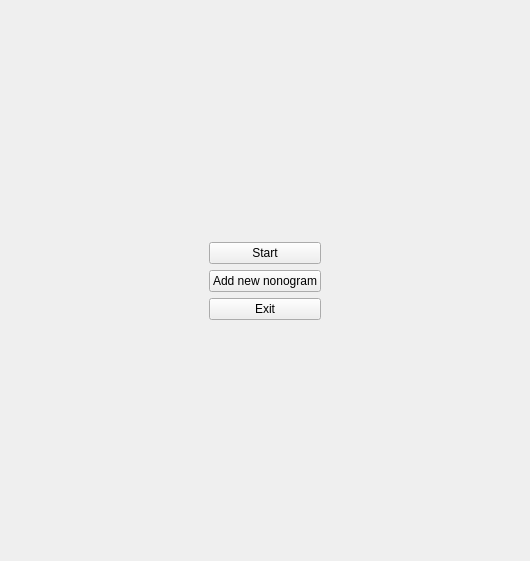
<?xml version="1.0" encoding="UTF-8"?>
<ui version="4.0">
 <class>Widget</class>
 <widget class="QWidget" name="Widget">
  <property name="geometry">
   <rect>
    <x>0</x>
    <y>0</y>
    <width>530</width>
    <height>561</height>
   </rect>
  </property>
  <property name="windowTitle">
   <string>Widget</string>
  </property>
  <layout class="QGridLayout" name="gridLayout">
   <item row="1" column="1">
    <layout class="QVBoxLayout" name="verticalLayout">
     <property name="sizeConstraint">
      <enum>QLayout::SetFixedSize</enum>
     </property>
     <item>
      <widget class="QPushButton" name="start">
       <property name="sizePolicy">
        <sizepolicy hsizetype="Preferred" vsizetype="Fixed">
         <horstretch>0</horstretch>
         <verstretch>0</verstretch>
        </sizepolicy>
       </property>
       <property name="text">
        <string>Start</string>
       </property>
      </widget>
     </item>
     <item>
      <widget class="QPushButton" name="add_new_nonogram">
       <property name="sizePolicy">
        <sizepolicy hsizetype="Preferred" vsizetype="Fixed">
         <horstretch>0</horstretch>
         <verstretch>0</verstretch>
        </sizepolicy>
       </property>
       <property name="text">
        <string>Add new nonogram</string>
       </property>
      </widget>
     </item>
     <item>
      <widget class="QPushButton" name="exit">
       <property name="sizePolicy">
        <sizepolicy hsizetype="Preferred" vsizetype="Fixed">
         <horstretch>0</horstretch>
         <verstretch>0</verstretch>
        </sizepolicy>
       </property>
       <property name="text">
        <string>Exit</string>
       </property>
      </widget>
     </item>
    </layout>
   </item>
   <item row="0" column="1">
    <spacer name="verticalSpacer">
     <property name="orientation">
      <enum>Qt::Vertical</enum>
     </property>
     <property name="sizeHint" stdset="0">
      <size>
       <width>20</width>
       <height>40</height>
      </size>
     </property>
    </spacer>
   </item>
   <item row="1" column="0">
    <spacer name="horizontalSpacer">
     <property name="orientation">
      <enum>Qt::Horizontal</enum>
     </property>
     <property name="sizeHint" stdset="0">
      <size>
       <width>40</width>
       <height>20</height>
      </size>
     </property>
    </spacer>
   </item>
   <item row="2" column="1">
    <spacer name="verticalSpacer_2">
     <property name="orientation">
      <enum>Qt::Vertical</enum>
     </property>
     <property name="sizeHint" stdset="0">
      <size>
       <width>20</width>
       <height>40</height>
      </size>
     </property>
    </spacer>
   </item>
   <item row="1" column="2">
    <spacer name="horizontalSpacer_2">
     <property name="orientation">
      <enum>Qt::Horizontal</enum>
     </property>
     <property name="sizeHint" stdset="0">
      <size>
       <width>40</width>
       <height>20</height>
      </size>
     </property>
    </spacer>
   </item>
  </layout>
 </widget>
 <resources/>
 <connections/>
</ui>
